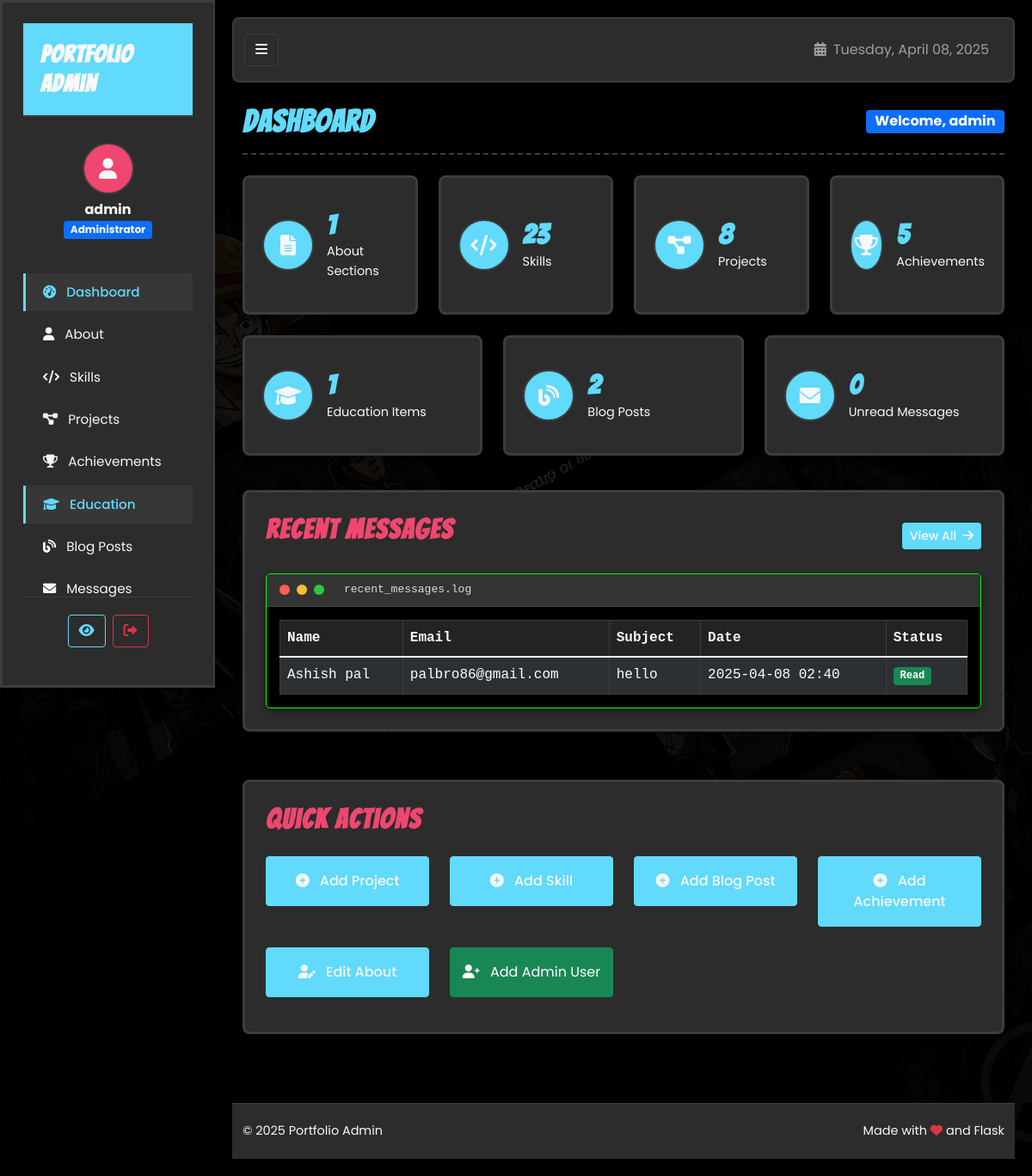
The app's page /admin (signed in) with its own data.
### tables this page shows
CREATE TABLE User (
        id INTEGER PRIMARY KEY AUTOINCREMENT,
        username TEXT UNIQUE NOT NULL,
        password TEXT NOT NULL,
        is_admin INTEGER DEFAULT 0
    );

CREATE TABLE Contact (
        id INTEGER PRIMARY KEY AUTOINCREMENT,
        name TEXT NOT NULL,
        email TEXT NOT NULL,
        subject TEXT NOT NULL,
        message TEXT NOT NULL,
        created_at TIMESTAMP DEFAULT CURRENT_TIMESTAMP,
        is_read INTEGER DEFAULT 0
    );

### app_sqlite.py (the view)
    def wrapped_view(**kwargs):
        if 'user_id' not in session:
            flash('Please log in to access this page.', 'warning')
            return redirect(url_for('login'))
        db = get_db()
        user = db.execute('SELECT * FROM User WHERE id = ?', (session['user_id'],)).fetchone()
        if not user or not user['is_admin']:
            flash('You do not have permission to access this page.', 'danger')
            return redirect(url_for('index'))
        return view(**kwargs)

### templates/admin/dashboard.html (shortened to what this page needs)
{% extends "admin/layout.html" %}
{% block content %}
<div class="admin-dashboard">
    <div class="page-header d-flex justify-content-between align-items-center mb-4">
        <h1 class="bangers-font">Dashboard</h1>
        <span class="badge bg-primary fs-6">Welcome, {{ current_user.username }}</span>
    </div>
    <div class="row">
        <div class="col-md-3 mb-4">
            <div class="comic-panel stats-card">
                <div class="stats-icon">
                    <i class="fas fa-file-alt"></i>
                </div>
                <div class="stats-info">
                    <h3 class="stats-number">{{ stats.about_count }}</h3>
                    <p class="stats-label">About Sections</p>
                </div>
            </div>
        </div>
        <div class="col-md-3 mb-4">
            <div class="comic-panel stats-card">
                <div class="stats-icon">
                    <i class="fas fa-code"></i>
                </div>
                <div class="stats-info">
                    <h3 class="stats-number">{{ stats.skills_count }}</h3>
                    <p class="stats-label">Skills</p>
                </div>
            </div>
        </div>
        <div class="col-md-3 mb-4">
            <div class="comic-panel stats-card">
                <div class="stats-icon">
                    <i class="fas fa-project-diagram"></i>
                </div>
                <div class="stats-info">
                    <h3 class="stats-number">{{ stats.projects_count }}</h3>
                    <p class="stats-label">Projects</p>
                </div>
            </div>
        </div>
        <div class="col-md-3 mb-4">
            <div class="comic-panel stats-card">
                <div class="stats-icon">
                    <i class="fas fa-trophy"></i>
                </div>
                <div class="stats-info">
                    <h3 class="stats-number">{{ stats.achievements_count }}</h3>
                    <p class="stats-label">Achievements</p>
                </div>
            </div>
        </div>
    </div>
    <div class="row">
        <div class="col-md-4 mb-4">
            <div class="comic-panel stats-card">
                <div class="stats-icon">
                    <i class="fas fa-graduation-cap"></i>
                </div>
                <div class="stats-info">
                    <h3 class="stats-number">{{ stats.education_count }}</h3>
                    <p class="stats-label">Education Items</p>
                </div>
            </div>
        </div>
        <div class="col-md-4 mb-4">
            <div class="comic-panel stats-card">
                <div class="stats-icon">
                    <i class="fas fa-blog"></i>
                </div>
                <div class="stats-info">
                    <h3 class="stats-number">{{ stats.blog_posts_count }}</h3>
                    <p class="stats-label">Blog Posts</p>
                </div>
            </div>
        </div>
        <div class="col-md-4 mb-4">
            <div class="comic-panel stats-card {% if stats.unread_messages > 0 %}highlight-card{% endif %}">
                <div class="stats-icon">
                    <i class="fas fa-envelope"></i>
                </div>
                <div class="stats-info">
                    <h3 class="stats-number">{{ stats.unread_messages }}</h3>
                    <p class="stats-label">Unread Messages</p>
                </div>
            </div>
        </div>
    </div>
    <div class="row mt-3">
        <div class="col-md-12">
            <div class="comic-panel">
                <div class="d-flex justify-content-between align-items-center mb-3">
                    <h2 class="bangers-font">Recent Messages</h2>
                    <a href="{{ url_for('admin_messages') }}" class="btn btn-sm btn-primary">
                        View All <i class="fas fa-arrow-right ms-1"></i>
                    </a>
                </div>
                <div class="terminal-box">
                    <div class="terminal-header">
                        <div class="terminal-buttons">
                            <span class="terminal-btn red"></span>
                            <span class="terminal-btn yellow"></span>
                            <span class="terminal-btn green"></span>
                        </div>
                        <div class="terminal-title">recent_messages.log</div>
                    </div>
                    <div class="terminal-body">
                        {% if recent_messages %}
                            <table class="table table-dark table-striped table-bordered table-responsive-md mb-0">
                                <thead>
                                    <tr>
                                        <th>Name</th>
                                        <th>Email</th>
                                        <th>Subject</th>
                                        <th>Date</th>
                                        <th>Status</th>
                                    </tr>
                                </thead>
                                <tbody>
                                    {% for message in recent_messages %}
                                        <tr class="{% if not message.is_read %}unread-row{% endif %}">
                                            <td>{{ message.name }}</td>
                                            <td>{{ message.email }}</td>
                                            <td>{{ message.subject }}</td>
                                            <td>{{ message.created_at.strftime('%Y-%m-%d %H:%M') }}</td>
                                            <td>
                                                {% if message.is_read %}
                                                    <span class="badge bg-success">Read</span>
                                                {% else %}
                                                    <span class="badge bg-warning text-dark">Unread</span>
                                                {% endif %}
                                            </td>
                                        </tr>
                                    {% endfor %}
                                </tbody>
                            </table>
                        {% else %}
                            <div class="terminal-text text-center py-3">
                                <p class="mb-0">No messages yet.</p>
                            </div>
                        {% endif %}
                    </div>
                </div>
            </div>
        </div>
    </div>
    <div class="row mt-4">
        <div class="col-12">
            <div class="comic-panel">
                <h2 class="bangers-font mb-4">Quick Actions</h2>
                <div class="row">
                    <div class="col-md-3 mb-3">
                        <a href="{{ url_for('admin_add_project') }}" class="btn btn-primary d-block py-3">
                            <i class="fas fa-plus-circle me-2"></i> Add Project
                        </a>
                    </div>
                    <div class="col-md-3 mb-3">
                        <a href="{{ url_for('admin_add_skill') }}" class="btn btn-primary d-block py-3">
                            <i class="fas fa-plus-circle me-2"></i> Add Skill
                        </a>
                    </div>
                    <div class="col-md-3 mb-3">
                        <a href="{{ url_for('admin_add_blog_post') }}" class="btn btn-primary d-block py-3">
                            <i class="fas fa-plus-circle me-2"></i> Add Blog Post
                        </a>
                    </div>
                    <div class="col-md-3 mb-3">
                        <a href="{{ url_for('admin_add_achievement') }}" class="btn btn-primary d-block py-3">
                            <i class="fas fa-plus-circle me-2"></i> Add Achievement
                        </a>
                    </div>
                </div>
                <div class="row mt-2">
                    <div class="col-md-3 mb-3">
                        <a href="{{ url_for('admin_about') }}" class="btn btn-primary d-block py-3">
                            <i class="fas fa-user-edit me-2"></i> Edit About
                        </a>
                    </div>
                    <div class="col-md-3 mb-3">
                        <a href="{{ url_for('add_admin') }}" class="btn btn-success d-block py-3">
                            <i class="fas fa-user-plus me-2"></i> Add Admin User
                        </a>
                    </div>
                </div>
            </div>
        </div>
    </div>
</div>
{% endblock %}

### templates/admin/layout.html (shortened to what this page needs)
<!DOCTYPE html>
<html lang="en">
<head>
    <link rel="stylesheet" href="https://cdnjs.cloudflare.com/ajax/libs/font-awesome/6.0.0/css/all.min.css">
    <link href="https://cdn.jsdelivr.net/npm/bootstrap@5.1.3/dist/css/bootstrap.min.css" rel="stylesheet">
    <link rel="stylesheet" href="{{ url_for('static', filename='css/style.css') }}">
    <link rel="stylesheet" href="{{ url_for('static', filename='css/admin.css') }}">
</head>
<body class="admin-body">
    <div class="admin-wrapper">
        <nav id="sidebar" class="comic-panel">
            <div class="sidebar-header">
                <h3 class="bangers-font">Portfolio Admin</h3>
            </div>
            <div class="sidebar-user text-center mb-4">
                <div class="user-avatar">
                    <i class="fas fa-user"></i>
                </div>
                <div class="user-info mt-2">
                    <h5 class="mb-0">{{ current_user.username }}</h5>
                    <span class="badge bg-primary">Administrator</span>
                </div>
            </div>
            <ul class="nav flex-column">
                <li class="nav-item">
                    <a href="{{ url_for('admin_dashboard') }}" class="nav-link {% if request.endpoint == 'admin_dashboard' %}active{% endif %}">
                        <i class="fas fa-tachometer-alt me-2"></i> Dashboard
                    </a>
                </li>
                <li class="nav-item">
                    <a href="{{ url_for('admin_about') }}" class="nav-link {% if 'about' in request.endpoint %}active{% endif %}">
                        <i class="fas fa-user me-2"></i> About
                    </a>
                </li>
                <li class="nav-item">
                    <a href="{{ url_for('admin_skills') }}" class="nav-link {% if 'skill' in request.endpoint %}active{% endif %}">
                        <i class="fas fa-code me-2"></i> Skills
                    </a>
                </li>
                <li class="nav-item">
                    <a href="{{ url_for('admin_projects') }}" class="nav-link {% if 'project' in request.endpoint %}active{% endif %}">
                        <i class="fas fa-project-diagram me-2"></i> Projects
                    </a>
                </li>
                <li class="nav-item">
                    <a href="{{ url_for('admin_achievements') }}" class="nav-link {% if 'achievement' in request.endpoint %}active{% endif %}">
                        <i class="fas fa-trophy me-2"></i> Achievements
                    </a>
                </li>
                <li class="nav-item">
                    <a href="{{ url_for('admin_dashboard') }}" class="nav-link {% if 'education' in request.endpoint %}active{% endif %}">
                        <i class="fas fa-graduation-cap me-2"></i> Education
                    </a>
                </li>
                <li class="nav-item">
                    <a href="{{ url_for('admin_blog') }}" class="nav-link {% if 'blog' in request.endpoint %}active{% endif %}">
                        <i class="fas fa-blog me-2"></i> Blog Posts
                    </a>
                </li>
                <li class="nav-item">
                    <a href="{{ url_for('admin_messages') }}" class="nav-link {% if 'message' in request.endpoint %}active{% endif %}">
                        <i class="fas fa-envelope me-2"></i> Messages
                    </a>
                </li>
                <li class="nav-item">
                    <a href="{{ url_for('admin_logger') }}" class="nav-link {% if 'logger' in request.endpoint %}active{% endif %}">
                    </a>
                </li>
            </ul>
            <div class="sidebar-footer">
                <div class="d-flex">
                    <a href="{{ url_for('index') }}" class="btn btn-outline-primary me-2"
                       title="View Site" data-bs-toggle="tooltip" data-bs-placement="top">
                        <i class="fas fa-eye"></i>
                    </a>
                    <a href="{{ url_for('logout') }}" class="btn btn-outline-danger"
                       title="Logout" data-bs-toggle="tooltip" data-bs-placement="top">
                        <i class="fas fa-sign-out-alt"></i>
                    </a>
                </div>
            </div>
        </nav>
        <div id="content">
            <nav class="navbar navbar-expand navbar-dark mb-4">
                <div class="container-fluid">
                    <button id="sidebarCollapse" class="btn btn-dark d-none d-md-block">
                        <i class="fas fa-bars"></i>
                    </button>
                    <div class="ms-auto d-flex">
                        <div class="navbar-text me-3">
                            <i class="fas fa-calendar-alt me-1"></i> {{ now.strftime('%A, %B %d, %Y') }}
                        </div>
                    </div>
                </div>
            </nav>
            <div class="container-fluid">
                {% block content %}{% endblock %}
            </div>
            <footer class="footer mt-5">
                <div class="container-fluid">
                    <div class="d-flex flex-column flex-md-row justify-content-between align-items-center">
                        <div class="text-center text-md-start mb-2 mb-md-0">
                            <span>&copy; {{ now.year }} Portfolio Admin</span>
                        </div>
                        <div class="text-center text-md-end">
                            <span>Made with <i class="fas fa-heart text-danger"></i> and Flask</span>
                        </div>
                    </div>
                </div>
            </footer>
        </div>
    </div>
</body>
</html>

### records on screen
User: username "admin"
Contact: name "Ashish pal", email "palbro86@gmail.com", subject "hello", created_at "2025-04-08 02:40", is_read "Read"

### other values on screen
{{ stats.about_count }} "1"
{{ stats.skills_count }} "23"
{{ stats.projects_count }} "8"
{{ stats.achievements_count }} "5"
{{ stats.education_count }} "1"
{{ stats.blog_posts_count }} "2"
{{ stats.unread_messages }} "0"
